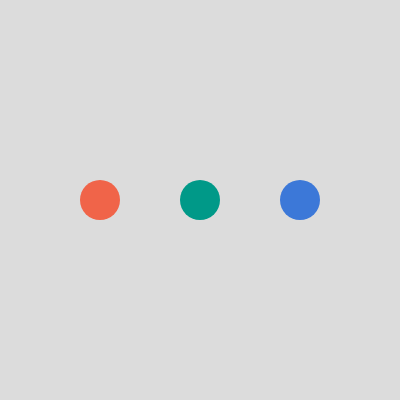
Frame 1 (no input)
Frame 60 (no input): identical to frame 1, image omitted
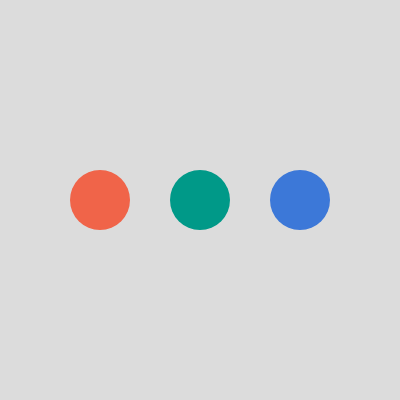
Frame 120 (the mouse pressed at the canvas centre since frame 60)

The p5.js sketch that drew these frames (run headless with seeded random() and noise() and a simulated clock; from frame 60 on, the mouse is pressed at the canvas centre):

// p5.js sketch
// ── sketch.js
// DM2008 — Activity 3a [Guided]
// Array Sampler (25 min)
//
// An array stores a list of values — here it's colors, but it could be
// sizes, positions, or anything else.
// Press any key to cycle through the array one item at a time.
//
// Try these:
// - Replace the colors with your own values (sizes, positions, text).
// - Use mousePressed() instead of keyPressed().
// - Use push() to add new items or splice() to remove them.
// - Loop through the whole array to draw all items at once.
//
// Stretch: visualize all items in the array simultaneously instead of one at a time.

let palette = ["#f06449", "#009988", "#3c78d8", "#ffeb3b"];
size = [40, 60, 80];
let currentIndex = 0;

function setup() {
  createCanvas(400, 400);
  noStroke();
}

function draw() {
  background(220);

    // Even spacing based on how many items are in the array
    const spacing = width / (size.length + 1);
    // Draw one circle for each palette color
    for (let i = 0; i < size.length; i++) {
      fill(palette[i]);                   // use the i-th color
      const x = (i + 1) * spacing;        // position from the loop index
      ellipse(x, height / 2, size[currentIndex]);
  }

  // Draw the ellipse using the current color in the array
  //fill(255, 50, 50);
  //ellipse(width / 2, height / 2, size[currentIndex]);
}

// Advance to the next color each time a key is pressed
function mousePressed() {
  currentIndex++; // shorthand for currentIndex += 1

  // Wrap back to the start when we reach the end
  if (currentIndex >= size.length) {
    currentIndex = 0;
  }

  console.log("Current index:", currentIndex, "→", size[currentIndex]);
  console.log(size);
}

// Try changing the array while the loop keeps adapting
function keyPressed() {
  if (key == 'a' || key == 'A') {
    // Add a new random color to the end
    size.push(size[size.length-1] + 20);
    palette.push(color(random(255), random(255), random(255)));
  }
  if (key == 'r' || key == 'R' ) {
    // Remove the last color (if any)
    if (size.length > 0) {
      size.splice(size.length - 1, 1);
    }
  }
}
